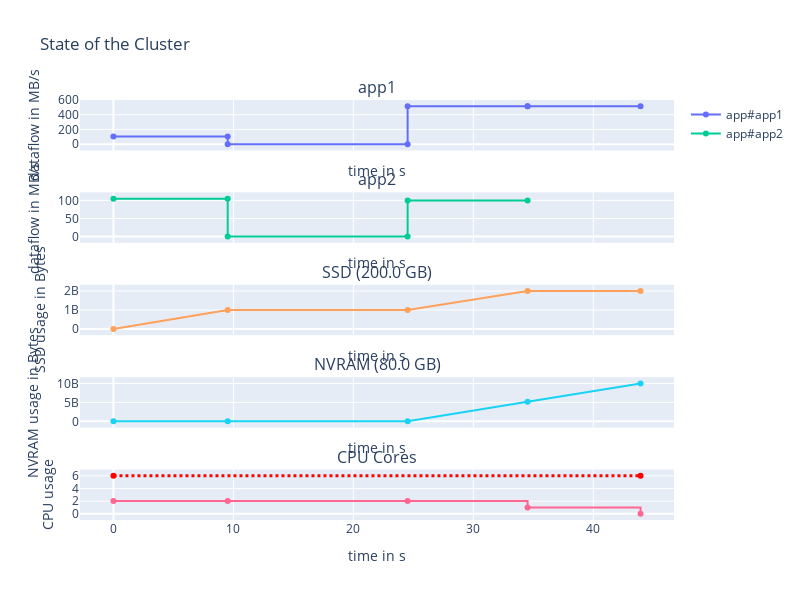

Notebook code for this chart:
### Markdown cell above
## Two apps running in parallel

### Code cell
logger.remove()
env = simpy.Environment()
data = simpy.Store(env)

# we register the tiers
ssd_tier = Tier(env, 'SSD', bandwidth=ssd_bandwidth, capacity=200e9)
nvram_tier = Tier(env, 'NVRAM', bandwidth=nvram_bandwidth, capacity=80e9)
cluster = Cluster(env, compute_nodes=3, cores_per_node=2, tiers=[ssd_tier, nvram_tier])
# defining two apps
app1 = Application(env, name="app1", compute=[0, 15], read=[1e9, 0], write=[0, 10e9], data=data)
app2 = Application(env, name="app2", compute=[0, 15], read=[1e9, 0], write=[0, 1e9], data=data)
# executing apps
env.process(app1.run(cluster, placement=[0, 1]))
env.process(app2.run(cluster, placement=[0, 0]))
env.run()
# display
fig = display_run(data, cluster, width=800)
fig.show()

### Figure 1 — Plotly figure (JSON) as saved in the notebook; plotly's stock layout.template omitted (floating-point values rounded to 4 significant figures)
{"data": [{"line": {"shape": "linear"}, "name": "app#app1", "text": ["READ|to/from:SSD|volume=1.0 GB", "READ|to/from:SSD|volume=1.0 GB", "COMPUTE|volume=0B", "COMPUTE|volume=0B", "WRITE|to/from:NVRAM|volume=5.15 GB", "WRITE|to/from:NVRAM|volume=5.15 GB", "WRITE|to/from:NVRAM|volume=4.85 GB", "WRITE|to/from:NVRAM|volume=4.85 GB"], "textposition": "top center", "type": "scatter", "x": [0, 9.524, 9.524, 24.52, 24.52, 34.52, 34.52, 43.94], "xaxis": "x", "y": [105, 105, 0, 0, 515, 515, 515, 515], "yaxis": "y"}, {"line": {"dash": "dot", "shape": "linear"}, "name": "app1 mvt", "text": [], "textposition": "top center", "type": "scatter", "x": [], "xaxis": "x", "y": [], "yaxis": "y"}, {"line": {"shape": "linear"}, "name": "app#app2", "text": ["READ|to/from:SSD|volume=1.0 GB", "READ|to/from:SSD|volume=1.0 GB", "COMPUTE|volume=0B", "COMPUTE|volume=0B", "WRITE|to/from:SSD|volume=1.0 GB", "WRITE|to/from:SSD|volume=1.0 GB"], "textposition": "top center", "type": "scatter", "x": [0, 9.524, 9.524, 24.52, 24.52, 34.52], "xaxis": "x2", "y": [105, 105, 0, 0, 100, 100], "yaxis": "y2"}, {"line": {"dash": "dot", "shape": "linear"}, "name": "app2 mvt", "text": [], "textposition": "top center", "type": "scatter", "x": [], "xaxis": "x2", "y": [], "yaxis": "y2"}, {"line": {"shape": "linear"}, "name": "SSD", "showlegend": false, "text": ["app1|Read|SSD | +volume=1.0 GB", "app2|Read|SSD | +volume=1.0 GB", "app1|Compute | +volume=0B", "app2|Compute | +volume=0B", "app2|Write|SSD | +volume=1.0 GB", "app1|Write|NVRAM | +volume=5.15 GB", "app1|Write|NVRAM | +volume=4.85 GB"], "textposition": "top center", "type": "scatter", "x": [0, 9.524, 24.52, 34.52, 43.94], "xaxis": "x3", "y": [0, 1000000000, 1000000000, 2000000000, 2000000000], "yaxis": "y3"}, {"line": {"shape": "linear"}, "name": "NVRAM", "showlegend": false, "text": ["app1|Read|SSD | +volume=1.0 GB", "app2|Read|SSD | +volume=1.0 GB", "app1|Compute | +volume=0B", "app2|Compute | +volume=0B", "app2|Write|SSD | +volume=1.0 GB", "app1|Write|NVRAM | +volume=5.15 GB", "app1|Write|NVRAM | +volume=4.85 GB"], "textposition": "top center", "type": "scatter", "x": [0, 9.524, 24.52, 34.52, 43.94], "xaxis": "x4", "y": [0, 0, 0, 5150000000.0, 10000000000], "yaxis": "y4"}, {"line": {"shape": "hv"}, "showlegend": false, "type": "scatter", "x": [0, 9.524, 24.52, 34.52, 43.94], "xaxis": "x5", "y": [2, 2, 2, 1, 0], "yaxis": "y5"}, {"line": {"color": "red", "dash": "dot", "shape": "hv", "width": 3}, "showlegend": false, "text": ["Maximum available cores in cluster=6", "Maximum available cores in cluster=6"], "type": "scatter", "x": [0, 43.94], "xaxis": "x5", "y": [6, 6], "yaxis": "y5"}], "layout": {"annotations": [{"font": {"size": 16}, "showarrow": false, "text": "app1", "x": 0.5, "xanchor": "center", "xref": "paper", "y": 1, "yanchor": "bottom", "yref": "paper"}, {"font": {"size": 16}, "showarrow": false, "text": "app2", "x": 0.5, "xanchor": "center", "xref": "paper", "y": 0.78, "yanchor": "bottom", "yref": "paper"}, {"font": {"size": 16}, "showarrow": false, "text": "SSD (200.0 GB)", "x": 0.5, "xanchor": "center", "xref": "paper", "y": 0.56, "yanchor": "bottom", "yref": "paper"}, {"font": {"size": 16}, "showarrow": false, "text": "NVRAM (80.0 GB)", "x": 0.5, "xanchor": "center", "xref": "paper", "y": 0.34, "yanchor": "bottom", "yref": "paper"}, {"font": {"size": 16}, "showarrow": false, "text": "CPU Cores", "x": 0.5, "xanchor": "center", "xref": "paper", "y": 0.12, "yanchor": "bottom", "yref": "paper"}], "height": 600, "title": {"text": "State of the Cluster"}, "width": 800, "xaxis": {"anchor": "y", "domain": [0, 1], "matches": "x5", "showticklabels": false, "title": {"text": "time in s"}}, "xaxis2": {"anchor": "y2", "domain": [0, 1], "matches": "x5", "showticklabels": false, "title": {"text": "time in s"}}, "xaxis3": {"anchor": "y3", "domain": [0, 1], "matches": "x5", "showticklabels": false, "title": {"text": "time in s"}}, "xaxis4": {"anchor": "y4", "domain": [0, 1], "matches": "x5", "showticklabels": false, "title": {"text": "time in s"}}, "xaxis5": {"anchor": "y5", "domain": [0, 1], "title": {"text": "time in s"}}, "yaxis": {"anchor": "x", "domain": [0.88, 1], "title": {"text": "dataflow in MB/s"}}, "yaxis2": {"anchor": "x2", "domain": [0.66, 0.78], "title": {"text": "dataflow in MB/s"}}, "yaxis3": {"anchor": "x3", "domain": [0.44, 0.56], "title": {"text": "SSD usage in Bytes"}}, "yaxis4": {"anchor": "x4", "domain": [0.22, 0.34], "title": {"text": "NVRAM usage in Bytes"}}, "yaxis5": {"anchor": "x5", "domain": [0, 0.12], "title": {"text": "CPU usage"}}}}
